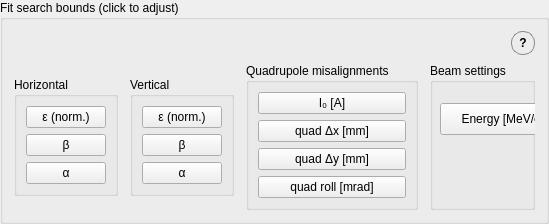
        <widget class="QGroupBox" name="boundsSettingsGroup">
         <property name="styleSheet">
          <string notr="true">QGroupBox#boundsSettingsGroup {
    background-color: rgb(245, 245, 245);
    border: 1px solid rgb(210, 210, 210);
    border-radius: 6px;
    margin-top: 8px;
    padding-top: 6px;
}
QGroupBox#boundsSettingsGroup::title {
    subcontrol-origin: margin;
    left: 10px;
    padding: 0 4px 0 4px;
}</string>
         </property>
         <property name="title">
          <string>Fit search bounds (click to adjust)</string>
         </property>
         <layout class="QVBoxLayout" name="boundsSettingsVBox">
          <property name="spacing">
           <number>8</number>
          </property>
          <item>
           <layout class="QHBoxLayout" name="boundsTitleHBox">
            <item>
             <spacer name="boundsTitleSpacer">
              <property name="orientation">
               <enum>Qt::Horizontal</enum>
              </property>
              <property name="sizeHint" stdset="0">
               <size>
                <width>40</width>
                <height>20</height>
               </size>
              </property>
             </spacer>
            </item>
            <item>
             <widget class="QToolButton" name="bounds_info_button">
              <property name="toolTip">
               <string>&lt;html&gt;&lt;head/&gt;&lt;body&gt;&lt;p&gt;Lower and upper limits allowed for each fitted parameter (normalized emittance ε, Twiss β and α) during the emittance/Twiss fit, set separately for the horizontal and vertical planes.&lt;/p&gt;&lt;p&gt;They restrict the optimizer's search space to physically reasonable solutions and help the fit converge reliably. Pre-filled from the machine defaults, but editable per measurement.&lt;/p&gt;&lt;p&gt;Additionally, the tool is able to fit misaligned quadrupoles, roll, and current readback mismatch.&lt;/p&gt;&lt;p&gt;If the method selected doesn't require a scan, this is ignored.&lt;/p&gt;&lt;p&gt;&lt;br/&gt;&lt;/p&gt;&lt;/body&gt;&lt;/html&gt;</string>
              </property>
              <property name="styleSheet">
               <string notr="true">QToolButton#bounds_info_button {
    border: 1px solid #888;
    border-radius: 11px;
    min-width: 22px;
    max-width: 22px;
    min-height: 22px;
    max-height: 22px;
    padding: 0px;
    font-weight: bold;
}
QToolButton#bounds_info_button:hover {
    background-color: #e6e6e6;
}</string>
              </property>
              <property name="text">
               <string>?</string>
              </property>
             </widget>
            </item>
           </layout>
          </item>
          <item>
           <layout class="QHBoxLayout" name="boundsPlanesHBox">
            <property name="spacing">
             <number>12</number>
            </property>
            <item>
             <widget class="QGroupBox" name="bounds_x_group">
              <property name="sizePolicy">
               <sizepolicy hsizetype="Preferred" vsizetype="Maximum">
                <horstretch>0</horstretch>
                <verstretch>0</verstretch>
               </sizepolicy>
              </property>
              <property name="maximumSize">
               <size>
                <width>170</width>
                <height>16777215</height>
               </size>
              </property>
              <property name="title">
               <string>Horizontal</string>
              </property>
              <layout class="QGridLayout" name="boundsXGrid">
               <property name="horizontalSpacing">
                <number>10</number>
               </property>
               <property name="verticalSpacing">
                <number>6</number>
               </property>
               <item row="0" column="0">
                <widget class="QPushButton" name="eps_h_bounds">
                 <property name="text">
                  <string>ε (norm.)</string>
                 </property>
                </widget>
               </item>
               <item row="2" column="0">
                <widget class="QPushButton" name="alpha_h_bounds">
                 <property name="text">
                  <string>α</string>
                 </property>
                </widget>
               </item>
               <item row="1" column="0">
                <widget class="QPushButton" name="beta_h_bounds">
                 <property name="text">
                  <string>β</string>
                 </property>
                </widget>
               </item>
              </layout>
             </widget>
            </item>
            <item>
             <widget class="QGroupBox" name="bounds_y_group">
              <property name="sizePolicy">
               <sizepolicy hsizetype="Preferred" vsizetype="Maximum">
                <horstretch>0</horstretch>
                <verstretch>0</verstretch>
               </sizepolicy>
              </property>
              <property name="maximumSize">
               <size>
                <width>170</width>
                <height>16777215</height>
               </size>
              </property>
              <property name="title">
               <string>Vertical</string>
              </property>
              <layout class="QGridLayout" name="boundsYGrid">
               <property name="horizontalSpacing">
                <number>10</number>
               </property>
               <property name="verticalSpacing">
                <number>6</number>
               </property>
               <item row="0" column="0">
                <widget class="QPushButton" name="eps_v_bounds">
                 <property name="text">
                  <string>ε (norm.)</string>
                 </property>
                </widget>
               </item>
               <item row="2" column="0">
                <widget class="QPushButton" name="alpha_v_bounds">
                 <property name="text">
                  <string>α</string>
                 </property>
                </widget>
               </item>
               <item row="1" column="0">
                <widget class="QPushButton" name="beta_v_bounds">
                 <property name="text">
                  <string>β</string>
                 </property>
                </widget>
               </item>
              </layout>
             </widget>
            </item>
            <item>
             <widget class="QGroupBox" name="bounds_quad_group">
              <property name="maximumSize">
               <size>
                <width>200</width>
                <height>16777215</height>
               </size>
              </property>
              <property name="title">
               <string>Quadrupole misalignments</string>
              </property>
              <layout class="QGridLayout" name="boundsQuadGrid">
               <property name="horizontalSpacing">
                <number>10</number>
               </property>
               <property name="verticalSpacing">
                <number>6</number>
               </property>
               <item row="1" column="0">
                <widget class="QPushButton" name="quad_strength_bounds">
                 <property name="text">
                  <string>I₀ [A]</string>
                 </property>
                </widget>
               </item>
               <item row="3" column="0">
                <widget class="QPushButton" name="quad_dy_bounds">
                 <property name="text">
                  <string>quad Δy [mm]</string>
                 </property>
                </widget>
               </item>
               <item row="2" column="0">
                <widget class="QPushButton" name="quad_dx_bounds">
                 <property name="text">
                  <string>quad Δx [mm]</string>
                 </property>
                </widget>
               </item>
               <item row="4" column="0">
                <widget class="QPushButton" name="quad_roll_bounds">
                 <property name="text">
                  <string>quad roll [mrad]</string>
                 </property>
                </widget>
               </item>
              </layout>
             </widget>
            </item>
            <item>
             <widget class="QGroupBox" name="groupBox">
              <property name="title">
               <string>Beam settings</string>
              </property>
              <widget class="QPushButton" name="energy_pref_bounds">
               <property name="geometry">
                <rect>
                 <x>10</x>
                 <y>40</y>
                 <width>125</width>
                 <height>32</height>
                </rect>
               </property>
               <property name="text">
                <string>Energy [MeV/c]</string>
               </property>
              </widget>
             </widget>
            </item>
           </layout>
          </item>
         </layout>
        </widget>
